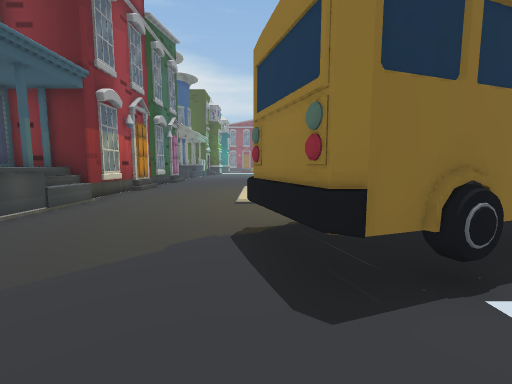
[1] (above)

18 first-person views from a walk through a scene from a Unity 3-D project. The camera is 1.2 m above the floor, tilts 6° down and sees 90° across. The floor is counted in squares, 1 m on a side. Each view is taken from the middle of a square. On the plan, view 1 faces up. The plan holds only what a view shows up to about 12 squares ahead; the rest is blank. The place goes on beyond the plan. The player character is not drawn. Some surface patterns are stand-ins.

[2]
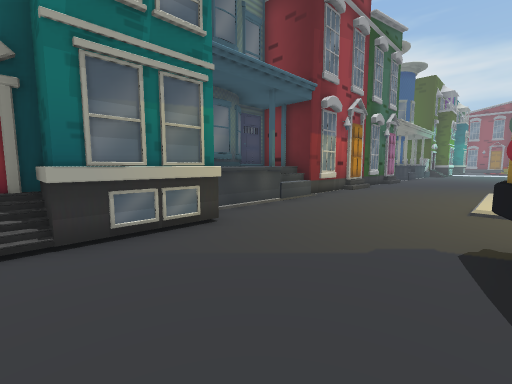

[3]
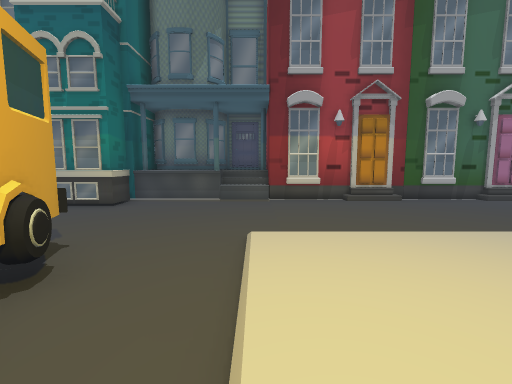

[4]
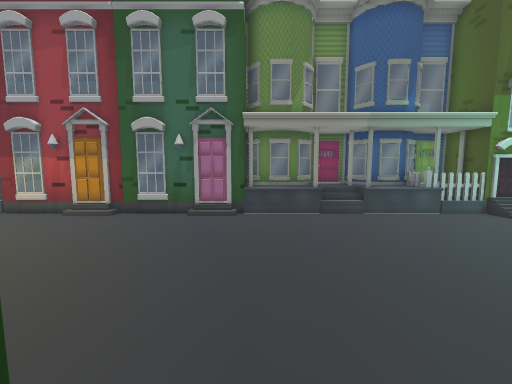

[5]
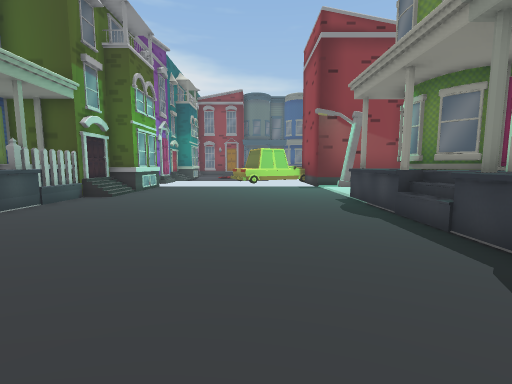

[6]
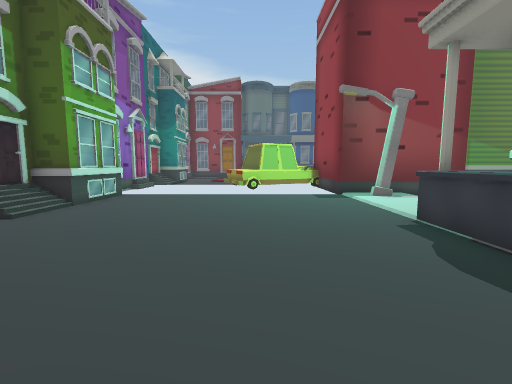

[7]
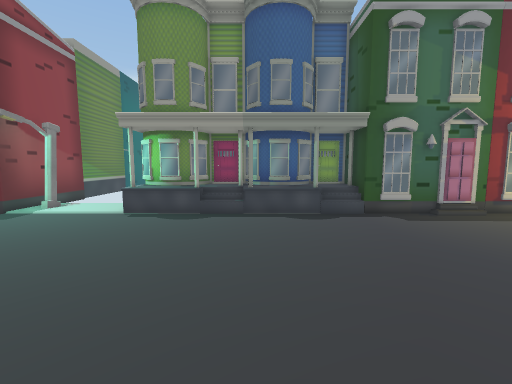

[8]
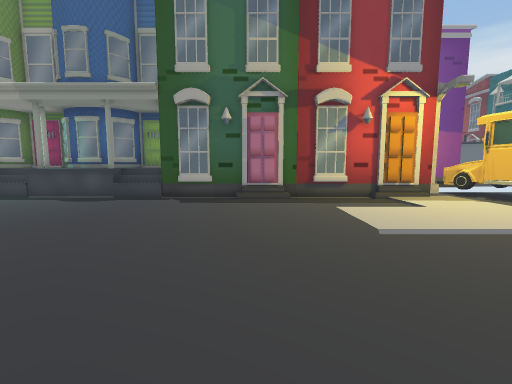

[9]
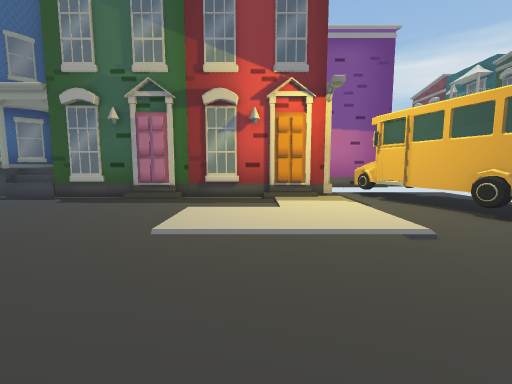

[10]
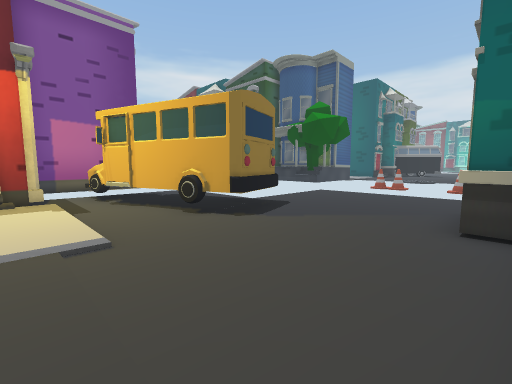

[11]
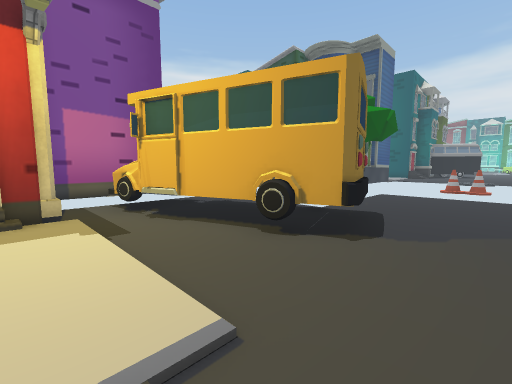

[12]
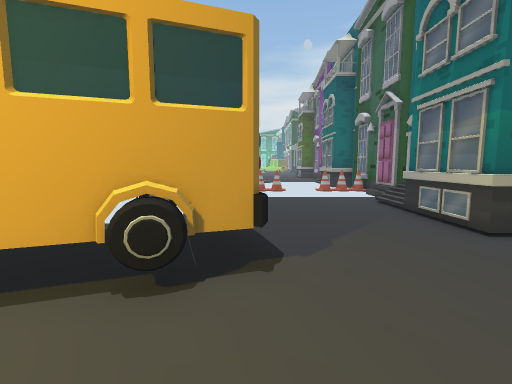

[13]
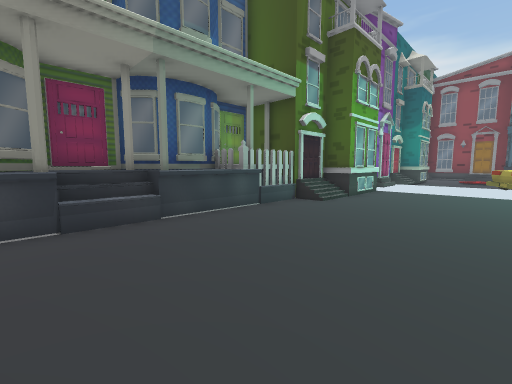

[14]
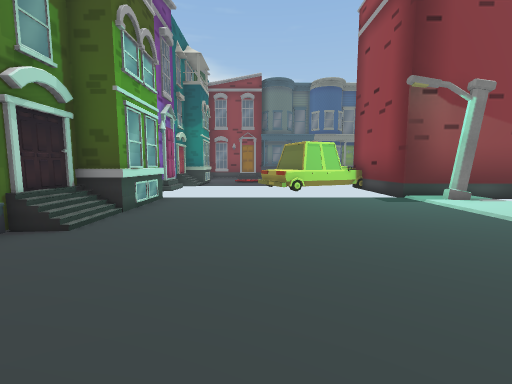

[15]
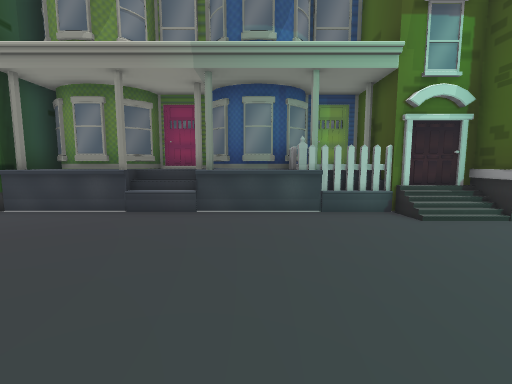

[16]
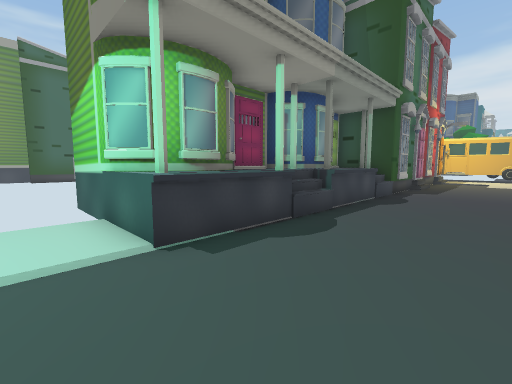

[17]
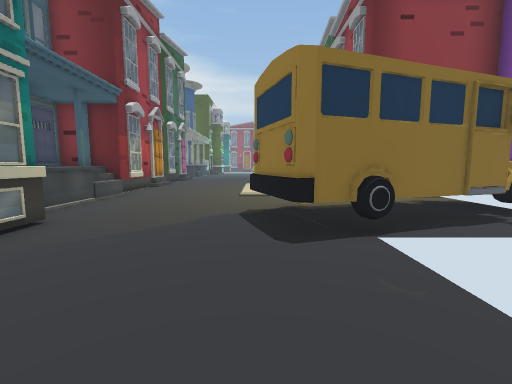

[18]
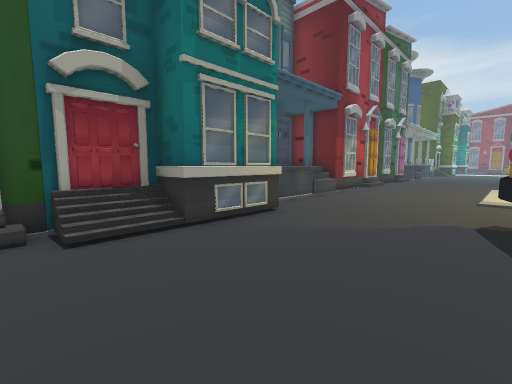

### Floor plan
Key: @ floor where view 1 was taken; # wall or solid block; . main floor; : floor 0.25 m higher than the main floor; + floor 1.25 m higher than the main floor; / step, stairs or slope; ^ raised ledge; H house; B bus; C car; O other object.
Columns run from 8 left of view 1 to 9 right of it. Each row starts with its distance up from view 1.
 36         CCCCH
 35    H        H
 34    H        HHH
 33    H.........:HHHH
 32   HH.........::
 31   #H.........::
 30   # .........::
 29 H##O.........::HHH
 28 HH#..........HHH
 27 H+#.......... H
 26  ##.......... HH
 25  H ..........  H
 24 HHH..........  H
 23 H /..........HHH
 22 H  .......... H
 21 HH .......... HH
 20  H ..........  H
 19 HHH........../ H
 18   #..........#^H
 17   #..........#
 16   #..........#
 15   #..........#
 14   #..........#
 13   #..........#
 12   #.....::...#
 11   #.....::...#
 10   #.....:::::#
  9 H #.....:::::# H H
  8 HHH.....//////.HHH
  7 HHH............  H
  6  HH........BBBBB H
  5  HH.....BBB      H
  4  HH.....B    BB  H
  3 ##HH.....BBBBB.
  2    H.....BB
  1   #H......
  0   #O....@.
 -1   #O......
 -2   #.......
 -3   #H
 -4   #

Positions as (right, up) in squares from view 1, and headings:
1: (0, 0), facing up
2: (0, 0), facing up-left
3: (4, 8), facing left
4: (5, 19), facing left
5: (1, 19), facing up
6: (1, 23), facing up
7: (-6, 23), facing right
8: (-5, 15), facing right
9: (-5, 11), facing right
10: (-5, 9), facing down-right
11: (-2, 9), facing down-right
12: (0, 8), facing down
13: (0, 21), facing up-left
14: (-1, 24), facing up
15: (1, 25), facing left
16: (1, 30), facing down-right
17: (0, -2), facing up
18: (0, -2), facing up-left
